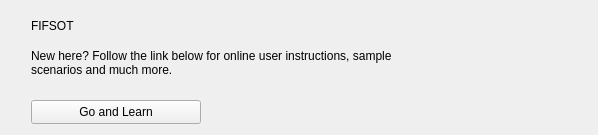
      <widget class="QWidget" name="page">
       <layout class="QGridLayout" name="gridLayout">
        <item row="0" column="0">
         <layout class="QHBoxLayout" name="horizontalLayout_4">
          <item>
           <layout class="QVBoxLayout" name="verticalLayout">
            <property name="leftMargin">
             <number>20</number>
            </property>
            <item>
             <widget class="QLabel" name="lbl_fifsot_header">
              <property name="minimumSize">
               <size>
                <width>400</width>
                <height>30</height>
               </size>
              </property>
              <property name="maximumSize">
               <size>
                <width>400</width>
                <height>30</height>
               </size>
              </property>
              <property name="text">
               <string>FIFSOT</string>
              </property>
             </widget>
            </item>
            <item>
             <widget class="QLabel" name="lbl_hello_message">
              <property name="minimumSize">
               <size>
                <width>400</width>
                <height>32</height>
               </size>
              </property>
              <property name="maximumSize">
               <size>
                <width>400</width>
                <height>32</height>
               </size>
              </property>
              <property name="text">
               <string>New here? Follow the link below for online user instructions, sample scenarios and much more.</string>
              </property>
              <property name="wordWrap">
               <bool>true</bool>
              </property>
             </widget>
            </item>
            <item>
             <spacer name="verticalSpacer">
              <property name="orientation">
               <enum>Qt::Vertical</enum>
              </property>
              <property name="sizeType">
               <enum>QSizePolicy::Fixed</enum>
              </property>
              <property name="sizeHint" stdset="0">
               <size>
                <width>20</width>
                <height>15</height>
               </size>
              </property>
             </spacer>
            </item>
            <item>
             <layout class="QHBoxLayout" name="horizontalLayout_3">
              <item>
               <widget class="QPushButton" name="btn_go_and_learn">
                <property name="minimumSize">
                 <size>
                  <width>170</width>
                  <height>24</height>
                 </size>
                </property>
                <property name="maximumSize">
                 <size>
                  <width>170</width>
                  <height>24</height>
                 </size>
                </property>
                <property name="text">
                 <string>Go and Learn</string>
                </property>
               </widget>
              </item>
              <item>
               <spacer name="horizontalSpacer_7">
                <property name="orientation">
                 <enum>Qt::Horizontal</enum>
                </property>
                <property name="sizeHint" stdset="0">
                 <size>
                  <width>40</width>
                  <height>20</height>
                 </size>
                </property>
               </spacer>
              </item>
             </layout>
            </item>
           </layout>
          </item>
          <item>
           <widget class="QLabel" name="lbl_online_training">
            <property name="minimumSize">
             <size>
              <width>150</width>
              <height>100</height>
             </size>
            </property>
            <property name="maximumSize">
             <size>
              <width>150</width>
              <height>100</height>
             </size>
            </property>
            <property name="text">
             <string/>
            </property>
            <property name="pixmap">
             <pixmap resource="../deneme.qrc">:/yeniÖnek/fifsot_icons/online_training_2.png</pixmap>
            </property>
            <property name="scaledContents">
             <bool>true</bool>
            </property>
           </widget>
          </item>
         </layout>
        </item>
       </layout>
      </widget>
